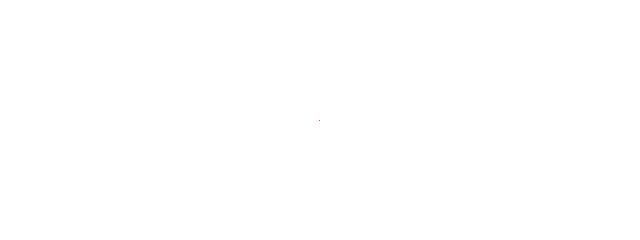
Frame 1 (no input)
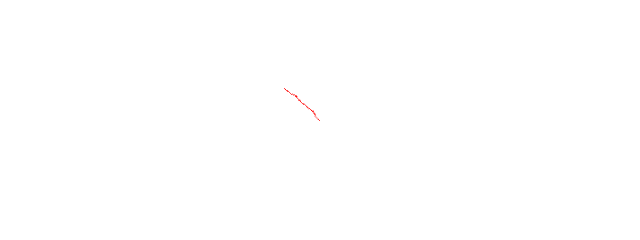
Frame 60 (no input)
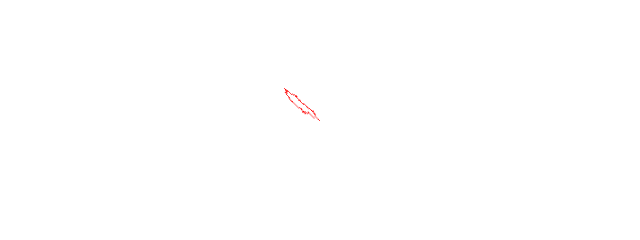
Frame 120 (the mouse pressed at the canvas centre since frame 60)

The p5.js sketch that drew these frames (run headless with seeded random() and noise() and a simulated clock; from frame 60 on, the mouse is pressed at the canvas centre):

// p5.js sketch
// ── sketch.js
let walker;
function setup() {
  createCanvas(640, 240);
  walker = new Walker('red');
  background(255);
  frameRate(200);
}

function draw() {
  walker.step();
}

class Walker {
  constructor(color) {
    this.color = color;
    this.x = width / 2;
    this.y = height / 2;
  }

  show() {
    stroke(this.color);
    point(this.x, this.y);
  }

  step() {
    const rand = random(1);
    let xstep, ystep;
    if (rand < 0.5) {
      xstep = mouseX > this.x ? 1 : -1;
      ystep = mouseY > this.y ? 1 : -1;
    }
    else {
      xstep = random(-1, 1);
      ystep = random(-1, 1);
    }
    this.x += xstep;
    this.y += ystep;
    this.show();
  }
}
